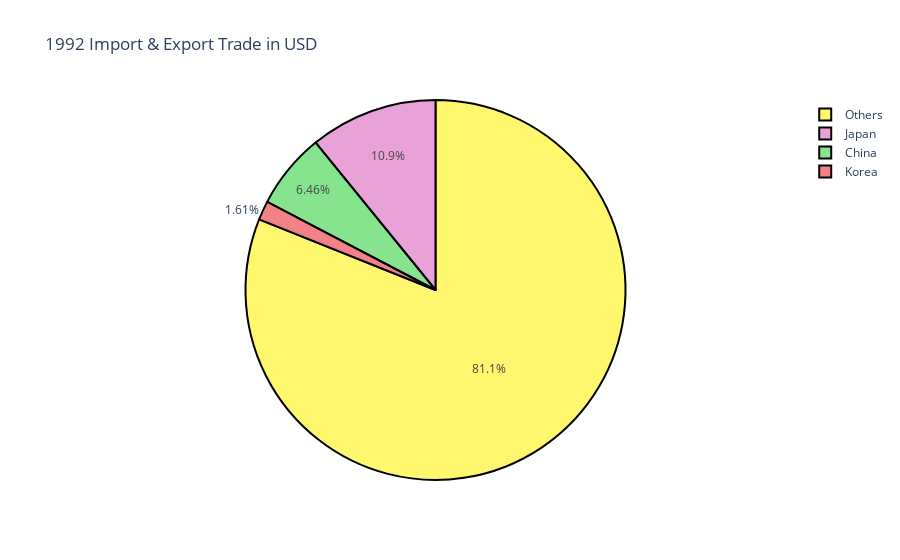

The notebook cell saved with this chart:
### Markdown cell above
#### Korea vs China Vs Japan

### Code cell
cn_trade = df[(df.country_or_area == "China") & (df.comm_code!= 'TOTAL')].groupby(['year'],as_index=False)['trade_usd'].agg('sum')
jp_trade = df[(df.country_or_area == "Japan") & (df.comm_code!= 'TOTAL')].groupby(['year'],as_index=False)['trade_usd'].agg('sum')

kr_1992 = int(kr_trade[kr_trade.year==1992].iloc[0][1])
cn_1992 = int(cn_trade[cn_trade.year==1992].iloc[0][1])
jp_1992 = int(jp_trade[jp_trade.year==1992].iloc[0][1])
ot_1992 = int(wd_trade[wd_trade.year==1992].iloc[0][1]) - kr_1992 - cn_1992 - jp_1992

kr_2016 = int(kr_trade[kr_trade.year==2016].iloc[0][1])
cn_2016 = int(cn_trade[cn_trade.year==2016].iloc[0][1])
jp_2016 = int(jp_trade[jp_trade.year==2016].iloc[0][1])
ot_2016 = int(wd_trade[wd_trade.year==2016].iloc[0][1]) - kr_2016 - cn_2016 - jp_2016

labels = ['Korea','China','Japan','Others']
colors = ['#f18285', '#86e48f', '#e8a2d8', '#fff76e']

#####
trace = go.Pie(labels=labels, values=[kr_1992, cn_1992, jp_1992, ot_1992],
               marker=dict(colors=colors,  line=dict(color='#000', width=2)) )
layout = go.Layout(
    title='1992 Import & Export Trade in USD',
)
fig = go.Figure(data=[trace], layout=layout)
iplot(fig, filename='basic_pie_chart')

######
trace1 = go.Pie(labels=labels, values=[kr_2016, cn_2016, jp_2016, ot_2016],
               marker=dict(colors=colors,  line=dict(color='#000', width=2)) )
layout1 = go.Layout(
    title='2016 Import & Export Trade in USD',
)

fig1 = go.Figure(data=[trace1], layout=layout1)
iplot(fig1, filename='basic_pie_chart1')

### Figure 1 — Plotly figure (JSON) as saved in the notebook; plotly's stock layout.template omitted (floating-point values rounded to 4 significant figures)
{"data": [{"labels": ["Korea", "China", "Japan", "Others"], "marker": {"colors": ["#f18285", "#86e48f", "#e8a2d8", "#fff76e"], "line": {"color": "#000", "width": 2}}, "type": "pie", "values": [22590577260, 90527547685, 152337498361, 1136385577106]}], "layout": {"title": {"text": "1992 Import & Export Trade in USD"}}}
